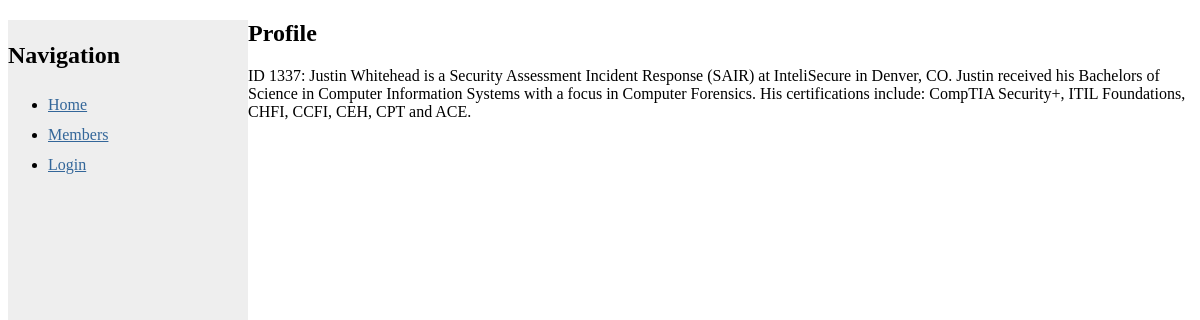
Page /Content/vulnsite/profiles/1337/justin on the committed database.
### tables this page shows
CREATE TABLE profiles
(
	userid INT PRIMARY KEY,
	profile TEXT
);

### Content/vulnsite/profile.php (the view, shortened to what this page needs)
<?php
include("settings.php");
?>
	<h1>Profile</h1>
<?php
function anti_sqli_filter($input) {
	$result = $input;
	$result = str_replace('\'', '\\\'', $result);
	$result = str_replace(' ', '', $result);
	return $result;
}
if( isset($_GET['id']) ) {
	$id = anti_sqli_filter($_GET['id']);
	$username = anti_sqli_filter($_GET['username']);
	$sql = "SELECT * FROM users WHERE id='$id' AND us3rn4m3='$username'";
	$result = mysqli_query($conn, $sql);
	$row = $result->fetch_assoc();
	if (!$row) {
		?>
		<div>There isn't a user with that ID</div>
		<?php
	}
	else {
		$id = mysqli_real_escape_string($conn, $_GET['id']);
		$sql = "SELECT * from profiles where userid='$id'";
		$result = mysqli_query($conn, $sql);
		$row = $result->fetch_assoc();
		$profile = $row['profile'];
		$id = $row['userid'];
		?>
			<p>ID <?php echo($id);?>: <?php echo($profile);?></p>
		<?php
	}
} else {
?>
	<h2>What are you doing here?</h2>
<?php
}
?>

### Content/vulnsite/style.css (style rules this page uses)
html, body { height:100%; width:100%; position:relative; }
nav { position:absolute; height:100%; width:20%; line-height:30px; background-color:#eeeeee; }
section { width:80%; margin-left:20%; }
a { color:#369; }

### rows in the picture
profiles: userid "1337", profile "Justin Whitehead is a Security Assessment Incident Response (SAIR) at InteliSecure in Denver, CO. Justin received his Bachelors of Science in Computer Information Systems with a focus in Computer Forensics. His certifications include: CompTIA Security+, ITIL Foundations, CHFI, CCFI, CEH, CPT and ACE."
